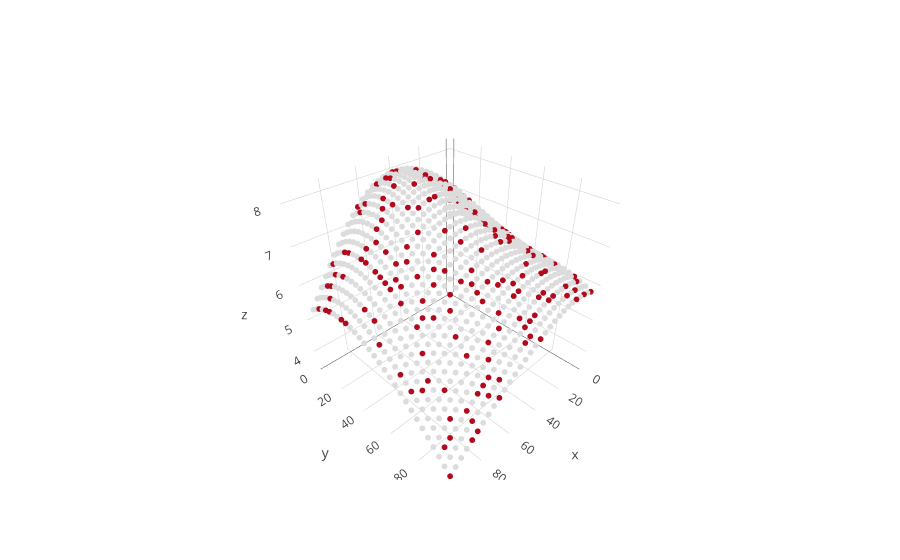

The cell this chart's notebook holds for it:
### Code cell
iplot([go.Scatter3d(x = X[:,0], y = X[:,1], z=inf.predict_mean(), mode = 'markers', marker=dict(size = 2, color = color))])

### Figure 1 — Plotly figure (JSON) as saved in the notebook; plotly's stock layout.template omitted (floating-point values rounded to 4 significant figures; data arrays with more than 128 entries replaced by an {"elided": "..."} marker saying what was removed)
{"data": [{"marker": {"color": {"elided": "900 int values"}, "size": 2}, "mode": "markers", "type": "scatter3d", "x": {"elided": "900 float values"}, "y": {"elided": "900 float values"}, "z": {"elided": "900 float values"}}], "layout": {}}
